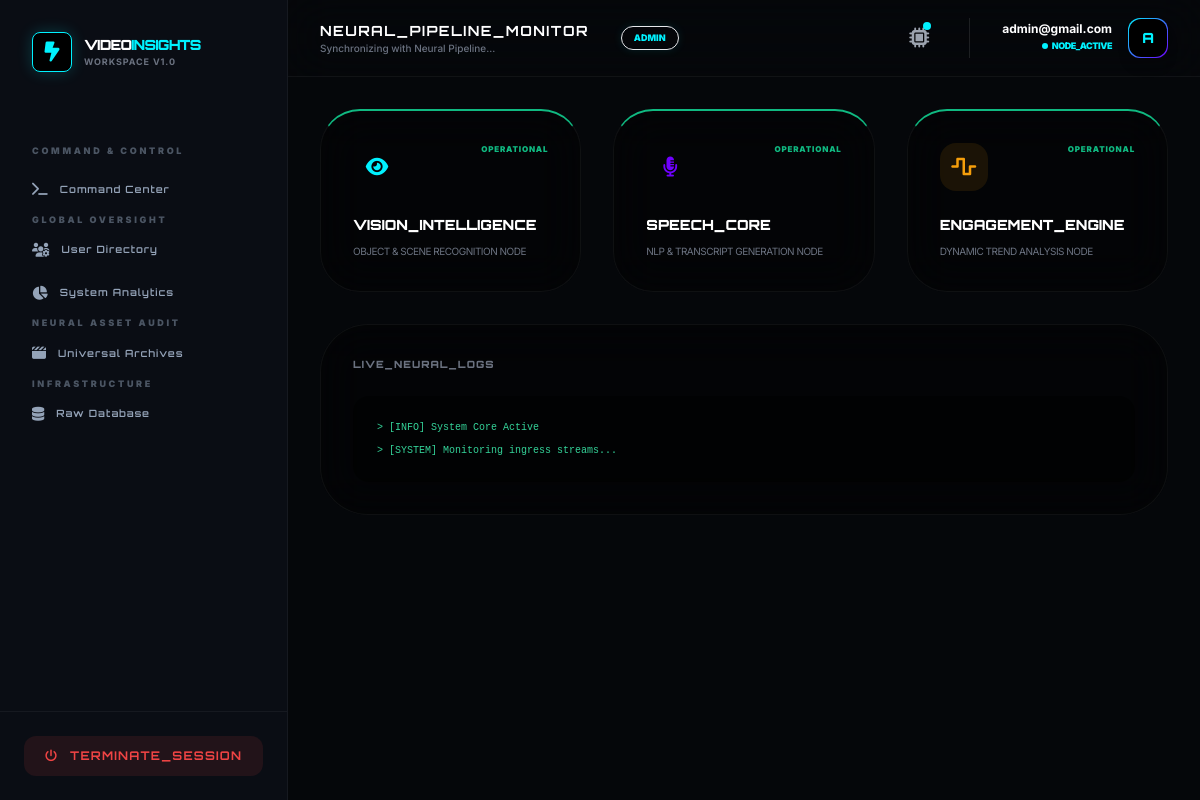
The app's page /analysis/admin/monitor/ (signed in) with its own data.
### accounts/models.py (models this page shows, shortened)
class User(AbstractUser):
    username = None
    email = models.EmailField(unique=True)
    ROLE_CHOICES = (
        ('admin', 'Admin'),
        ('user', 'User'),
    )
    role = models.CharField(max_length=10, choices=ROLE_CHOICES, default='user')
    is_verified = models.BooleanField(default=False)
    login_count = models.PositiveIntegerField(default=0)
    USERNAME_FIELD = 'email'
    REQUIRED_FIELDS = []
    objects = CustomUserManager()

### analysis/views.py (the view)
# urls.py: path('admin/monitor/', views.admin_ai_monitor, name='admin_ai_monitor'),
@user_passes_test(is_admin)
def admin_ai_monitor(request):
    pipeline_health = {
        'vision': True, 'speech': True, 'analytics': True,
        'logs': ["[INFO] System Core Active", "[SYSTEM] Monitoring ingress streams..."]
    }
    return render(request, 'admin_ai_monitor.html', {'health': pipeline_health})

### analysis/views.py (called while the page is built)
def is_admin(user):
    return user.is_authenticated and user.role == 'admin'

### templates/admin_ai_monitor.html (shortened to what this page needs)
{% extends "base2.html" %}
{% block page_title %}NEURAL_PIPELINE_MONITOR{% endblock %}
{% block content %}
<div class="grid md:grid-cols-3 gap-8 animate-fade-in">
    <div class="bg-black/40 border border-white/5 p-8 rounded-[2.5rem] backdrop-blur-xl border-t-2 {% if health.vision %}border-t-emerald-500{% else %}border-t-red-500{% endif %}">
        <div class="flex justify-between items-start mb-6">
            <div class="w-12 h-12 bg-[var(--accent-cyan)]/10 text-[var(--accent-cyan)] rounded-2xl flex items-center justify-center">
                <i class="fa fa-eye text-xl"></i>
            </div>
            <span class="text-[8px] font-black {% if health.vision %}text-emerald-500{% else %}text-red-500{% endif %} uppercase tracking-widest">
                {% if health.vision %}Operational{% else %}Offline{% endif %}
            </span>
        </div>
        <h4 class="orbitron text-sm font-black text-white mb-2">VISION_INTELLIGENCE</h4>
        <p class="text-[10px] text-gray-500 leading-relaxed uppercase tracking-tighter">Object & Scene Recognition Node</p>
    </div>
    <div class="bg-black/40 border border-white/5 p-8 rounded-[2.5rem] backdrop-blur-xl border-t-2 {% if health.speech %}border-t-emerald-500{% else %}border-t-red-500{% endif %}">
        <div class="flex justify-between items-start mb-6">
            <div class="w-12 h-12 bg-[var(--accent-purple)]/10 text-[var(--accent-purple)] rounded-2xl flex items-center justify-center">
                <i class="fa fa-microphone-lines text-xl"></i>
            </div>
            <span class="text-[8px] font-black {% if health.speech %}text-emerald-500{% else %}text-red-500{% endif %} uppercase tracking-widest">
                {% if health.speech %}Operational{% else %}Offline{% endif %}
            </span>
        </div>
        <h4 class="orbitron text-sm font-black text-white mb-2">SPEECH_CORE</h4>
        <p class="text-[10px] text-gray-500 leading-relaxed uppercase tracking-tighter">NLP & Transcript Generation Node</p>
    </div>
    <div class="bg-black/40 border border-white/5 p-8 rounded-[2.5rem] backdrop-blur-xl border-t-2 {% if health.analytics %}border-t-emerald-500{% else %}border-t-red-500{% endif %}">
        <div class="flex justify-between items-start mb-6">
            <div class="w-12 h-12 bg-amber-500/10 text-amber-500 rounded-2xl flex items-center justify-center">
                <i class="fa fa-wave-square text-xl"></i>
            </div>
            <span class="text-[8px] font-black {% if health.analytics %}text-emerald-500{% else %}text-red-500{% endif %} uppercase tracking-widest">
                {% if health.analytics %}Operational{% else %}Offline{% endif %}
            </span>
        </div>
        <h4 class="orbitron text-sm font-black text-white mb-2">ENGAGEMENT_ENGINE</h4>
        <p class="text-[10px] text-gray-500 leading-relaxed uppercase tracking-tighter">Dynamic Trend Analysis Node</p>
    </div>
</div>
<div class="mt-8 bg-black/40 border border-white/5 p-8 rounded-[3rem] backdrop-blur-xl">
    <h4 class="orbitron text-[10px] font-black text-gray-500 uppercase tracking-widest mb-6">Live_Neural_Logs</h4>
    <div class="bg-black/50 p-6 rounded-2xl font-mono text-[10px] text-emerald-400 space-y-2">
        {% for log in health.logs %}
            <p class="{% if forloop.last %}animate-pulse{% endif %}">> {{ log }}</p>
        {% empty %}
            <p class="text-gray-600">> No active logs in current session...</p>
        {% endfor %}
    </div>
</div>
{% endblock %}

### templates/base2.html (shortened to what this page needs)
<!DOCTYPE html>
<html lang="en">
<head>
    <script src="https://cdn.tailwindcss.com"></script>
    <link rel="stylesheet" href="https://cdnjs.cloudflare.com/ajax/libs/font-awesome/6.4.2/css/all.min.css">
</head>
<body class="min-h-screen flex">
<aside class="w-72 bg-[var(--sidebar-bg)] border-r border-white/5 hidden lg:flex flex-col sticky top-0 h-screen z-50">
    <div class="p-8">
        <a href="/" class="flex items-center gap-3">
            <div class="w-10 h-10 rounded-lg flex items-center justify-center bg-black border border-[var(--accent-cyan)] shadow-[0_0_15px_rgba(0,242,255,0.2)]">
                <i class="fa-solid fa-bolt-lightning text-xl text-[var(--accent-cyan)]"></i>
            </div>
            <div>
                <h2 class="orbitron text-sm font-black text-white tracking-tighter">VIDEO<span class="text-[var(--accent-cyan)]">INSIGHTS</span></h2>
                <p class="text-[9px] text-gray-500 uppercase tracking-widest font-bold">Workspace v1.0</p>
            </div>
        </a>
    </div>
    <nav class="flex-1 px-4 py-4 space-y-1 overflow-y-auto">
        {% if user.role == 'admin' %}
            {% include "partials/sidebar_admin.html" %}
        {% else %}
            {% include "partials/sidebar_user.html" %}
        {% endif %}
    </nav>
    <div class="p-6 border-t border-white/5">
        <a href="{% url 'logout' %}"
           class="flex items-center justify-center gap-3 px-4 py-3 rounded-xl bg-red-500/10 text-red-500 font-bold hover:bg-red-500 hover:text-white transition duration-300 orbitron text-xs tracking-widest">
            <i class="fa-solid fa-power-off"></i> TERMINATE_SESSION
        </a>
    </div>
</aside>
<div class="flex-1 flex flex-col min-w-0">
    <header class="bg-[var(--sidebar-bg)]/80 backdrop-blur-xl border-b border-white/5 sticky top-0 z-40 px-8 py-4 flex justify-between items-center">
        <div class="flex items-center gap-4">
             <div class="hidden sm:block">
                <h1 class="orbitron text-sm font-bold text-white tracking-widest uppercase">
                    {% block page_title %}Operational_Dashboard{% endblock page_title %}
                </h1>
                <p class="text-[10px] text-gray-500 font-medium">
                    {% block page_subtitle %}Synchronizing with Neural Pipeline...{% endblock page_subtitle %}
                </p>
             </div>
             <span class="bg-[var(--accent-cyan)]/10 text-[var(--accent-cyan)] text-[9px] uppercase font-black px-3 py-1 rounded-full ml-4 border border-[var(--accent-cyan)]/20 shadow-[0_0_10px_rgba(0,242,255,0.1)]">
                {{ user.role|default:"User" }}
             </span>
        </div>
        <div class="flex items-center gap-8">
            <div class="relative group">
                <button class="relative p-2 text-gray-400 hover:text-[var(--accent-cyan)] transition-colors">
                    <i class="fa-solid fa-microchip text-xl"></i>
                    <span class="absolute top-1.5 right-1.5 w-2 h-2 bg-[var(--accent-cyan)] rounded-full animate-pulse"></span>
                </button>
            </div>
            <div class="flex items-center gap-4 border-l border-white/10 pl-8">
                <div class="text-right hidden sm:block">
                    <p class="text-xs font-bold text-white leading-none mb-1">{{ user.email }}</p>
                    <p class="text-[9px] text-[var(--accent-cyan)] font-black uppercase flex items-center justify-end gap-1 tracking-tighter">
                        <span class="w-1.5 h-1.5 bg-[var(--accent-cyan)] rounded-full animate-ping"></span> NODE_ACTIVE
                    </p>
                </div>
                <div class="w-10 h-10 rounded-xl bg-gradient-to-br from-[var(--accent-cyan)] to-[var(--accent-purple)] p-[1px] shadow-lg">
                    <div class="w-full h-full bg-black rounded-xl flex items-center justify-center text-[var(--accent-cyan)] font-black orbitron text-sm">
                        {{ user.email|first|upper }}
                    </div>
                </div>
            </div>
        </div>
    </header>
    <main class="flex-1 p-8 overflow-y-auto">
        <div class="max-w-7xl mx-auto animate-fade-in">
            {% block content %}{% endblock content %}
        </div>
    </main>
</div>
</body>
</html>

### templates/base2.html (style rules this page uses)
:root { --bg-workspace: #05070a; --sidebar-bg: #0a0d14; --accent-cyan: #00f2ff; --accent-purple: #7000ff; --card-dark: #10141d; }
body { font-family: 'Inter', sans-serif; background-color: var(--bg-workspace); color: #e2e8f0; }
.orbitron { font-family: 'Orbitron', sans-serif; }
.animate-fade-in { animation: fadeIn 0.3s ease-out; }

### records on screen
User: role "ADMIN", email "admin@gmail.com", email|first "A"

### other values on screen
{{ log }} "[INFO] System Core Active" "[SYSTEM] Monitoring ingress streams..."
